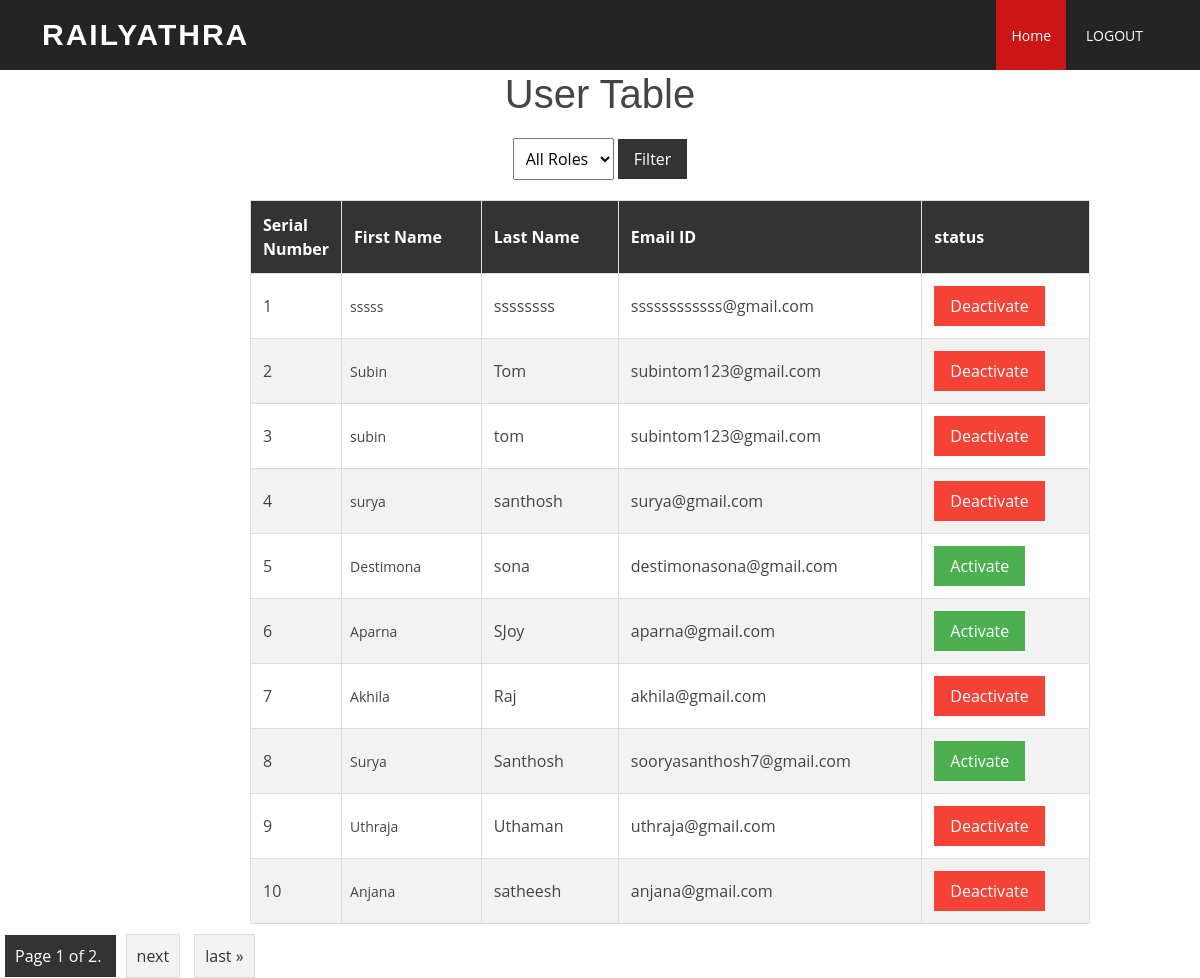
/userview/, run on an earlier commit of the app's database.
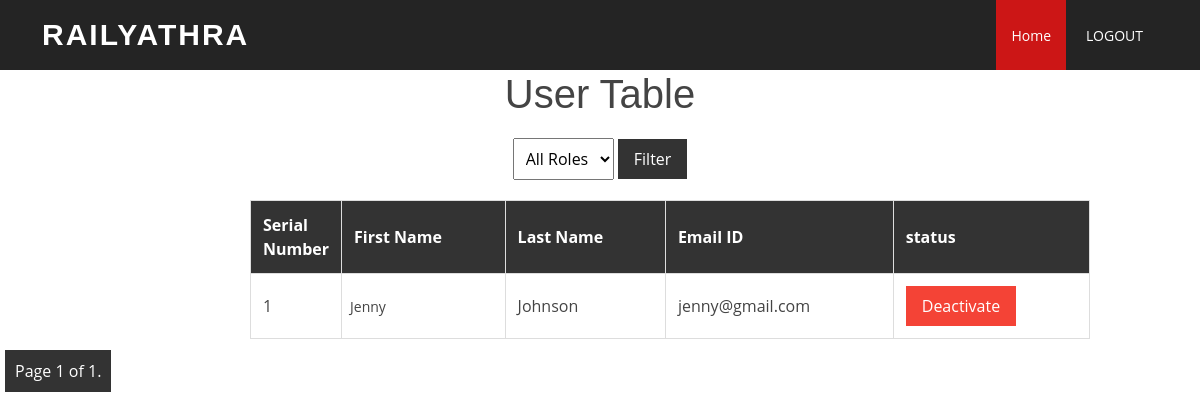
And on a later commit of the database.
### myApp/models.py (models this page shows)
class User(AbstractUser):
    class Role(models.TextChoices):
        ADMIN="ADMIN",'ADMIN'
        USER="USER",'User'
    role = models.CharField(max_length=50,choices=Role.choices)

### myApp/views.py (the view)
# urls.py: path('userview/',views.userview,name='userview'),
def userview(request):
    role_filter = request.GET.get('role')
    users = User.objects.filter(~Q(is_superuser=True))  # Exclude superusers by default
    if role_filter:
        users = users.filter(role=role_filter)
    page = request.GET.get('page', 1)
    paginator = Paginator(users, 10)  # Change 10 to the number of users per page you want
    try:
        users = paginator.page(page)
    except PageNotAnInteger:
        users = paginator.page(1)
    except EmptyPage:
        users = paginator.page(paginator.num_pages)
    context = {'User_profiles': users, 'role_filter': role_filter}
    return render(request, 'userview.html', context)

### templates/userview.html (shortened to what this page needs)
{% load static %}
<!DOCTYPE html>
<html lang="en">
<head>
  <link href="{% static '/vendor/aos/aos.css' %}" rel="stylesheet">
  <link href="{% static '/vendor/bootstrap/css/bootstrap.min.css' %}" rel="stylesheet">
  <link href="{% static '/vendor/bootstrap-icons/bootstrap-icons.css' %}" rel="stylesheet">
  <link href="{% static '/vendor/boxicons/css/boxicons.min.css' %}" rel="stylesheet">
  <link href="{% static '/vendor/glightbox/css/glightbox.min.css' %}" rel="stylesheet">
  <link href="{% static '/vendor/swiper/swiper-bundle.min.css' %}" rel="stylesheet">
  <link href="{% static '/css/style.css' %}" rel="stylesheet">
  <link href="{% static '/css/style.css' %}" rel="stylesheet">
</head>
<body>
  <header id="header" class="d-flex align-items-center">
    <div class="container d-flex align-items-center justify-content-between">
      <h1 class="logo"><a href="index.html">RAILYATHRA</a></h1>
      <nav id="navbar" class="navbar">
        <ul>
          <li><a class="nav-link scrollto active" href="{% url 'dashboard' %}">Home</a></li>
          <li><a class="nav-link scrollto" href="{% url 'handlelogout' %}"  id= "logout-link" class="btn btn-primary">LOGOUT</a></li>
        </ul>
      </nav>
    </div>
  </header>
<div><center>
    <h1>User Table</h1></center>
    <form action="{% url 'userview' %}" method="GET">
    <div class="filter-container">
        <select id="roleFilter" name="role">
            <option value="">All Roles</option>
        </select>
        <button id="filterButton" type="submit">Filter</button>
    </form>
    </div>
    <table>
        <tr>
            <th>Serial Number</th>
            <th>First Name</th>
            <th>Last Name</th>
            <th>Email ID</th>
            <th>status</th>
        </tr>
        <tbody>
            {% for Users in User_profiles %}
                {% if not Users.is_superuser %}
                    <tr>
                        <td class="serial-number">{{ forloop.counter }}</td>
                        <td>{{ Users.first_name }}</td>
                        <td>{{ Users.last_name }}</td>
                        <td>{{ Users.email }}</td>
                        <td>{% if Users.is_active %}
                            <form method="post" action="{% url 'deactivate_user' Users.id %}">
                                <button type="submit" class="deactivate-button">Deactivate</button>
                            </form>
                        {% else %}
                            <form method="post" action="{% url 'activate_user' Users.id %}">
                                <button type="submit" class="activate-button">Activate</button>
                            </form>
                        {% endif %}
                        </td>
                    </tr>
                {% endif %}
            {% endfor %}
        </tbody>
    </table>
<div class="pagination">
    <span class="step-links">
        <span class="current">
            Page {{ User_profiles.number }} of {{ User_profiles.paginator.num_pages }}.
        </span>
        {% if User_profiles.has_next %}
            <a href="?page={{ User_profiles.next_page_number }}">next</a>
            <a href="?page={{ User_profiles.paginator.num_pages }}">last &raquo;</a>
        {% endif %}
    </span>
</div>

### static/css/style.css (style rules this page uses)
body { font-family: "Open Sans", sans-serif; color: #444444; }
a { color: #cc1616; text-decoration: none; }
h1, h2, h3, h4, h5, h6 { font-family: "Raleway", sans-serif; }
#header { background: rgba(25, 25, 25, 0.95); transition: all 0.5s; z-index: 997; height: 70px; }
#header .logo { font-size: 30px; margin: 0; padding: 0; line-height: 1; font-weight: 700; letter-spacing: 2px; text-transform: uppercase; }
#header .logo a { color: #fff; }
.navbar { padding: 0; }
.navbar ul { margin: 0; padding: 0; display: flex; list-style: none; align-items: center; }
.navbar li { position: relative; }
.navbar>ul>li { margin-left: 5px; }
.navbar a, .navbar a:focus { display: flex; align-items: center; justify-content: space-between; padding: 25px 15px 24px 15px; font-size: 14px; color: #fff; white-space: nowrap; transition: 0.3s; }
.navbar a:hover, .navbar .active, .navbar .active:focus, .navbar li:hover>a { background: #cc1616; }

### templates/userview.html (style rules this page uses)
table { width: 70%; border-collapse: collapse; margin-left: 250px; }
th, td { border: 1px solid #ddd; padding: 12px; text-align: left; }
th { background-color: #333; color: #fff; }
td:nth-child(2) { padding: 8px; font-size: 14px; }
.filter-container { text-align: center; margin: 20px 0; }
select { padding: 8px; }
button { padding: 8px 16px; background-color: #333; color: #fff; border: none; cursor: pointer; }
.deactivate-button { background-color: #f44336; }
.serial-number { width: 50px; }
.pagination { text-align: center; margin-top: 20px; }
.pagination .step-links { display: inline-block; }
.pagination .step-links .current { padding: 10px; margin: 0 5px; text-decoration: none; background-color: #333; color: #fff; }

What changed in the data, as far as the page shows it:
removed User: first_name "sssss", last_name "ssssssss", email "ssssssssssss@gmail.com", is_active "Deactivate"
removed User: first_name "Subin", last_name "Tom", email "subintom123@gmail.com", is_active "Deactivate"
removed User: first_name "subin", last_name "tom", email "subintom123@gmail.com", is_active "Deactivate"
removed User: first_name "surya", last_name "santhosh", email "surya@gmail.com", is_active "Deactivate"
removed User: first_name "Destimona", last_name "sona", email "destimonasona@gmail.com", is_active "Activate"
removed User: first_name "Aparna", last_name "SJoy", email "aparna@gmail.com", is_active "Activate"
removed User: first_name "Akhila", last_name "Raj", email "akhila@gmail.com", is_active "Deactivate"
removed User: first_name "Surya", last_name "Santhosh", email "sooryasanthosh7@gmail.com", is_active "Activate"
removed User: first_name "Uthraja", last_name "Uthaman", email "uthraja@gmail.com", is_active "Deactivate"
removed User: first_name "Anjana", last_name "satheesh", email "anjana@gmail.com", is_active "Deactivate"
now on this page (row edited): User: first_name "Jenny", last_name "Johnson", email "jenny@gmail.com", is_active "Deactivate"
Also different on the page:
{{ User_profiles.paginator.num_pages }}: "2" → "1"
text no longer shown: "next last »"
